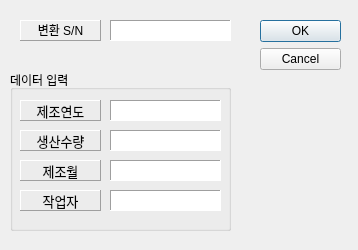
<?xml version="1.0" encoding="UTF-8"?>
<ui version="4.0">
 <class>dialog</class>
 <widget class="QDialog" name="dialog">
  <property name="windowModality">
   <enum>Qt::WindowModal</enum>
  </property>
  <property name="geometry">
   <rect>
    <x>0</x>
    <y>0</y>
    <width>358</width>
    <height>250</height>
   </rect>
  </property>
  <property name="contextMenuPolicy">
   <enum>Qt::DefaultContextMenu</enum>
  </property>
  <property name="windowTitle">
   <string>S/N 변환기</string>
  </property>
  <widget class="QDialogButtonBox" name="buttonBox">
   <property name="geometry">
    <rect>
     <x>260</x>
     <y>20</y>
     <width>81</width>
     <height>51</height>
    </rect>
   </property>
   <property name="orientation">
    <enum>Qt::Vertical</enum>
   </property>
   <property name="standardButtons">
    <set>QDialogButtonBox::Cancel|QDialogButtonBox::Ok</set>
   </property>
  </widget>
  <widget class="QGroupBox" name="groupBox">
   <property name="geometry">
    <rect>
     <x>10</x>
     <y>70</y>
     <width>221</width>
     <height>161</height>
    </rect>
   </property>
   <property name="title">
    <string>데이터 입력</string>
   </property>
   <widget class="QTextBrowser" name="year_textbox_4">
    <property name="geometry">
     <rect>
      <x>100</x>
      <y>120</y>
      <width>111</width>
      <height>21</height>
     </rect>
    </property>
    <property name="frameShape">
     <enum>QFrame::Panel</enum>
    </property>
    <property name="frameShadow">
     <enum>QFrame::Sunken</enum>
    </property>
    <property name="verticalScrollBarPolicy">
     <enum>Qt::ScrollBarAlwaysOff</enum>
    </property>
   </widget>
   <widget class="QLabel" name="label_2">
    <property name="geometry">
     <rect>
      <x>10</x>
      <y>90</y>
      <width>81</width>
      <height>21</height>
     </rect>
    </property>
    <property name="frameShape">
     <enum>QFrame::Panel</enum>
    </property>
    <property name="frameShadow">
     <enum>QFrame::Raised</enum>
    </property>
    <property name="midLineWidth">
     <number>0</number>
    </property>
    <property name="text">
     <string>&lt;html&gt;&lt;head/&gt;&lt;body&gt;&lt;p&gt;&lt;span style=&quot; font-size:10pt;&quot;&gt;제조월&lt;/span&gt;&lt;/p&gt;&lt;/body&gt;&lt;/html&gt;</string>
    </property>
    <property name="textFormat">
     <enum>Qt::AutoText</enum>
    </property>
    <property name="alignment">
     <set>Qt::AlignCenter</set>
    </property>
   </widget>
   <widget class="QTextBrowser" name="year_textbox_7">
    <property name="geometry">
     <rect>
      <x>100</x>
      <y>30</y>
      <width>111</width>
      <height>21</height>
     </rect>
    </property>
    <property name="focusPolicy">
     <enum>Qt::StrongFocus</enum>
    </property>
    <property name="frameShape">
     <enum>QFrame::Panel</enum>
    </property>
    <property name="frameShadow">
     <enum>QFrame::Sunken</enum>
    </property>
    <property name="verticalScrollBarPolicy">
     <enum>Qt::ScrollBarAlwaysOff</enum>
    </property>
   </widget>
   <widget class="QTextBrowser" name="year_textbox_5">
    <property name="geometry">
     <rect>
      <x>100</x>
      <y>90</y>
      <width>111</width>
      <height>21</height>
     </rect>
    </property>
    <property name="frameShape">
     <enum>QFrame::Panel</enum>
    </property>
    <property name="frameShadow">
     <enum>QFrame::Sunken</enum>
    </property>
    <property name="verticalScrollBarPolicy">
     <enum>Qt::ScrollBarAlwaysOff</enum>
    </property>
   </widget>
   <widget class="QLabel" name="label_4">
    <property name="geometry">
     <rect>
      <x>10</x>
      <y>60</y>
      <width>81</width>
      <height>21</height>
     </rect>
    </property>
    <property name="frameShape">
     <enum>QFrame::Panel</enum>
    </property>
    <property name="frameShadow">
     <enum>QFrame::Raised</enum>
    </property>
    <property name="midLineWidth">
     <number>0</number>
    </property>
    <property name="text">
     <string>&lt;html&gt;&lt;head/&gt;&lt;body&gt;&lt;p&gt;&lt;span style=&quot; font-size:10pt;&quot;&gt;생산수량&lt;/span&gt;&lt;/p&gt;&lt;/body&gt;&lt;/html&gt;</string>
    </property>
    <property name="textFormat">
     <enum>Qt::AutoText</enum>
    </property>
    <property name="alignment">
     <set>Qt::AlignCenter</set>
    </property>
   </widget>
   <widget class="QLabel" name="label">
    <property name="geometry">
     <rect>
      <x>10</x>
      <y>30</y>
      <width>81</width>
      <height>21</height>
     </rect>
    </property>
    <property name="frameShape">
     <enum>QFrame::Panel</enum>
    </property>
    <property name="frameShadow">
     <enum>QFrame::Raised</enum>
    </property>
    <property name="midLineWidth">
     <number>0</number>
    </property>
    <property name="text">
     <string>&lt;html&gt;&lt;head/&gt;&lt;body&gt;&lt;p&gt;&lt;span style=&quot; font-size:10pt;&quot;&gt;제조연도&lt;/span&gt;&lt;/p&gt;&lt;/body&gt;&lt;/html&gt;</string>
    </property>
    <property name="textFormat">
     <enum>Qt::AutoText</enum>
    </property>
    <property name="alignment">
     <set>Qt::AlignCenter</set>
    </property>
   </widget>
   <widget class="QLabel" name="label_3">
    <property name="geometry">
     <rect>
      <x>10</x>
      <y>120</y>
      <width>81</width>
      <height>21</height>
     </rect>
    </property>
    <property name="frameShape">
     <enum>QFrame::Panel</enum>
    </property>
    <property name="frameShadow">
     <enum>QFrame::Raised</enum>
    </property>
    <property name="midLineWidth">
     <number>0</number>
    </property>
    <property name="text">
     <string>&lt;html&gt;&lt;head/&gt;&lt;body&gt;&lt;p&gt;&lt;span style=&quot; font-size:10pt;&quot;&gt;작업자&lt;/span&gt;&lt;/p&gt;&lt;/body&gt;&lt;/html&gt;</string>
    </property>
    <property name="textFormat">
     <enum>Qt::AutoText</enum>
    </property>
    <property name="alignment">
     <set>Qt::AlignCenter</set>
    </property>
   </widget>
   <widget class="QTextBrowser" name="year_textbox_6">
    <property name="geometry">
     <rect>
      <x>100</x>
      <y>60</y>
      <width>111</width>
      <height>21</height>
     </rect>
    </property>
    <property name="frameShape">
     <enum>QFrame::Panel</enum>
    </property>
    <property name="frameShadow">
     <enum>QFrame::Sunken</enum>
    </property>
    <property name="verticalScrollBarPolicy">
     <enum>Qt::ScrollBarAlwaysOff</enum>
    </property>
   </widget>
  </widget>
  <widget class="QLabel" name="label_5">
   <property name="geometry">
    <rect>
     <x>20</x>
     <y>20</y>
     <width>81</width>
     <height>21</height>
    </rect>
   </property>
   <property name="frameShape">
    <enum>QFrame::Panel</enum>
   </property>
   <property name="frameShadow">
    <enum>QFrame::Raised</enum>
   </property>
   <property name="midLineWidth">
    <number>0</number>
   </property>
   <property name="text">
    <string>&lt;html&gt;&lt;head/&gt;&lt;body&gt;&lt;p&gt;변환 S/N&lt;/p&gt;&lt;/body&gt;&lt;/html&gt;</string>
   </property>
   <property name="textFormat">
    <enum>Qt::AutoText</enum>
   </property>
   <property name="alignment">
    <set>Qt::AlignCenter</set>
   </property>
  </widget>
  <widget class="QTextBrowser" name="year_textbox_8">
   <property name="geometry">
    <rect>
     <x>110</x>
     <y>20</y>
     <width>121</width>
     <height>21</height>
    </rect>
   </property>
   <property name="frameShape">
    <enum>QFrame::Panel</enum>
   </property>
   <property name="frameShadow">
    <enum>QFrame::Sunken</enum>
   </property>
   <property name="verticalScrollBarPolicy">
    <enum>Qt::ScrollBarAlwaysOff</enum>
   </property>
  </widget>
 </widget>
 <resources/>
 <connections>
  <connection>
   <sender>buttonBox</sender>
   <signal>accepted()</signal>
   <receiver>dialog</receiver>
   <slot>accept()</slot>
   <hints>
    <hint type="sourcelabel">
     <x>248</x>
     <y>254</y>
    </hint>
    <hint type="destinationlabel">
     <x>157</x>
     <y>274</y>
    </hint>
   </hints>
  </connection>
  <connection>
   <sender>buttonBox</sender>
   <signal>rejected()</signal>
   <receiver>dialog</receiver>
   <slot>reject()</slot>
   <hints>
    <hint type="sourcelabel">
     <x>316</x>
     <y>260</y>
    </hint>
    <hint type="destinationlabel">
     <x>286</x>
     <y>274</y>
    </hint>
   </hints>
  </connection>
 </connections>
</ui>
